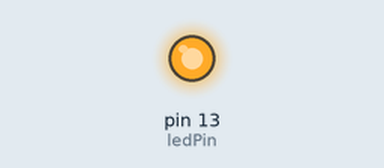
Bench run of a sketch on a simulated Arduino Uno, built with avr-gcc and run on an emulated ATmega328P. On the bench: output pins drawn as LEDs (lit = HIGH).

Above: at 0.8 s.
At 16.87 s:
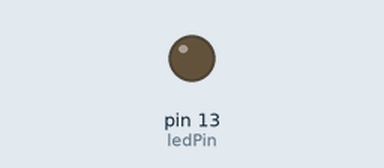
Timing chart, 0 to 17.6 s (numbered marks = the images above):
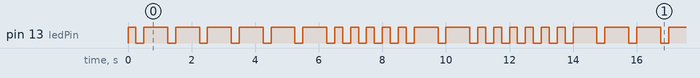

The sketch:

Blink.ino
```cpp
// Define LED pin for Nano 33 IoT
const int ledPin = LED_BUILTIN;

// Function to blink dot (1 Unit of time)
void dot() {
  digitalWrite(ledPin, HIGH);
  delay(250);
  digitalWrite(ledPin, LOW);
  delay(250);
}

// Function to blink dash (3 units of time)
void dash() {
  digitalWrite(ledPin, HIGH);
  delay(750);
  digitalWrite(ledPin, LOW);
  delay(250);
}

void setup() {
  pinMode(ledPin, OUTPUT);
}

void loop() {
  //J
  dot();
  dash();
  dash();
  dash();
  //O
  dash();
  dash();
  dash();
  //S
  dot();
  dot();
  dot();
  //E
  dot();
  //P
  dot();
  dash();
  dash();
  dot();
  //H
  dot();
  dot();
  dot();
  dot();
}
```

Measured:
- by itself, pin 13 (ledPin): repeats every 13.5 s: 6 × (LOW 0.25 s, HIGH 0.75 s), 5 × (LOW 0.25 s, HIGH 0.25 s), LOW 0.25 s, HIGH 0.75 s, LOW 0.25 s, HIGH 0.75 s, 6 × (LOW 0.25 s, HIGH 0.25 s)
- by itself, everything shown: repeats every 13.5 s, in 38 steps
